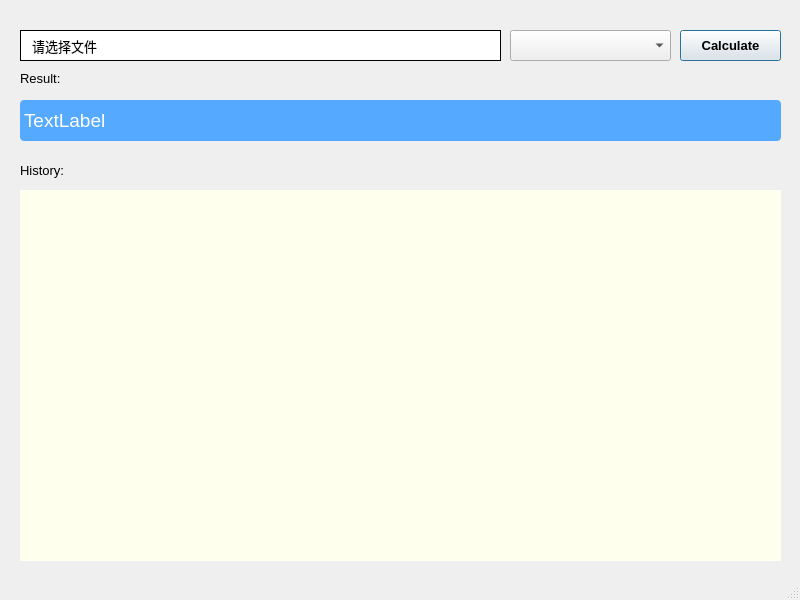
<?xml version="1.0" encoding="UTF-8"?>
<ui version="4.0">
 <class>MainWindow</class>
 <widget class="QMainWindow" name="MainWindow">
  <property name="geometry">
   <rect>
    <x>0</x>
    <y>0</y>
    <width>800</width>
    <height>600</height>
   </rect>
  </property>
  <property name="minimumSize">
   <size>
    <width>800</width>
    <height>600</height>
   </size>
  </property>
  <property name="maximumSize">
   <size>
    <width>800</width>
    <height>600</height>
   </size>
  </property>
  <property name="baseSize">
   <size>
    <width>800</width>
    <height>600</height>
   </size>
  </property>
  <property name="font">
   <font>
    <pointsize>10</pointsize>
   </font>
  </property>
  <property name="cursor">
   <cursorShape>ArrowCursor</cursorShape>
  </property>
  <property name="acceptDrops">
   <bool>false</bool>
  </property>
  <property name="windowTitle">
   <string>MainWindow</string>
  </property>
  <property name="autoFillBackground">
   <bool>true</bool>
  </property>
  <widget class="QWidget" name="centralwidget">
   <widget class="ClickableLabel" name="labelPath">
    <property name="geometry">
     <rect>
      <x>20</x>
      <y>30</y>
      <width>481</width>
      <height>31</height>
     </rect>
    </property>
    <property name="cursor">
     <cursorShape>PointingHandCursor</cursorShape>
    </property>
    <property name="mouseTracking">
     <bool>true</bool>
    </property>
    <property name="styleSheet">
     <string notr="true">background-color:#fff;
border: 1px solid #000;
color: #000;</string>
    </property>
    <property name="text">
     <string>  请选择文件</string>
    </property>
    <property name="textFormat">
     <enum>Qt::PlainText</enum>
    </property>
    <property name="wordWrap">
     <bool>true</bool>
    </property>
    <property name="indent">
     <number>4</number>
    </property>
    <property name="textInteractionFlags">
     <set>Qt::NoTextInteraction</set>
    </property>
   </widget>
   <widget class="QComboBox" name="selectCRC">
    <property name="geometry">
     <rect>
      <x>510</x>
      <y>30</y>
      <width>161</width>
      <height>31</height>
     </rect>
    </property>
    <property name="cursor">
     <cursorShape>PointingHandCursor</cursorShape>
    </property>
    <property name="mouseTracking">
     <bool>true</bool>
    </property>
    <property name="toolTip">
     <string notr="true"/>
    </property>
    <property name="autoFillBackground">
     <bool>true</bool>
    </property>
    <property name="styleSheet">
     <string notr="true"/>
    </property>
    <property name="editable">
     <bool>false</bool>
    </property>
    <property name="currentText">
     <string/>
    </property>
    <property name="currentIndex">
     <number>-1</number>
    </property>
    <property name="maxCount">
     <number>2147483645</number>
    </property>
    <property name="placeholderText">
     <string>Select CRC model</string>
    </property>
   </widget>
   <widget class="QLabel" name="labelTitle2">
    <property name="geometry">
     <rect>
      <x>20</x>
      <y>160</y>
      <width>91</width>
      <height>21</height>
     </rect>
    </property>
    <property name="text">
     <string>History:</string>
    </property>
   </widget>
   <widget class="QPushButton" name="btnCalculate">
    <property name="geometry">
     <rect>
      <x>680</x>
      <y>30</y>
      <width>101</width>
      <height>31</height>
     </rect>
    </property>
    <property name="font">
     <font>
      <pointsize>10</pointsize>
      <bold>true</bold>
     </font>
    </property>
    <property name="cursor">
     <cursorShape>PointingHandCursor</cursorShape>
    </property>
    <property name="toolTip">
     <string notr="true"/>
    </property>
    <property name="toolTipDuration">
     <number>2</number>
    </property>
    <property name="whatsThis">
     <string notr="true"/>
    </property>
    <property name="autoFillBackground">
     <bool>true</bool>
    </property>
    <property name="styleSheet">
     <string notr="true"/>
    </property>
    <property name="text">
     <string>Calculate</string>
    </property>
    <property name="shortcut">
     <string notr="true"/>
    </property>
    <property name="autoDefault">
     <bool>true</bool>
    </property>
    <property name="default">
     <bool>true</bool>
    </property>
    <property name="flat">
     <bool>false</bool>
    </property>
   </widget>
   <widget class="QLabel" name="labelHistory">
    <property name="geometry">
     <rect>
      <x>20</x>
      <y>190</y>
      <width>761</width>
      <height>371</height>
     </rect>
    </property>
    <property name="styleSheet">
     <string notr="true">background-color: rgb(255, 255, 238);</string>
    </property>
    <property name="text">
     <string/>
    </property>
    <property name="alignment">
     <set>Qt::AlignLeading|Qt::AlignLeft|Qt::AlignTop</set>
    </property>
   </widget>
   <widget class="QLabel" name="labelTitle1">
    <property name="geometry">
     <rect>
      <x>20</x>
      <y>70</y>
      <width>54</width>
      <height>16</height>
     </rect>
    </property>
    <property name="text">
     <string>Result:</string>
    </property>
   </widget>
   <widget class="QLabel" name="labelResult">
    <property name="geometry">
     <rect>
      <x>20</x>
      <y>100</y>
      <width>761</width>
      <height>41</height>
     </rect>
    </property>
    <property name="font">
     <font>
      <pointsize>14</pointsize>
     </font>
    </property>
    <property name="cursor">
     <cursorShape>IBeamCursor</cursorShape>
    </property>
    <property name="toolTip">
     <string/>
    </property>
    <property name="toolTipDuration">
     <number>2</number>
    </property>
    <property name="styleSheet">
     <string notr="true">background-color: rgb(85, 170, 255);
color: rgb(255, 255, 255);border-radius: 4px;</string>
    </property>
    <property name="text">
     <string>TextLabel</string>
    </property>
    <property name="scaledContents">
     <bool>false</bool>
    </property>
    <property name="indent">
     <number>4</number>
    </property>
   </widget>
  </widget>
  <widget class="QStatusBar" name="statusbar"/>
 </widget>
 <customwidgets>
  <customwidget>
   <class>ClickableLabel</class>
   <extends>QLabel</extends>
   <header>mainwindow.h</header>
  </customwidget>
 </customwidgets>
 <resources/>
 <connections/>
</ui>
